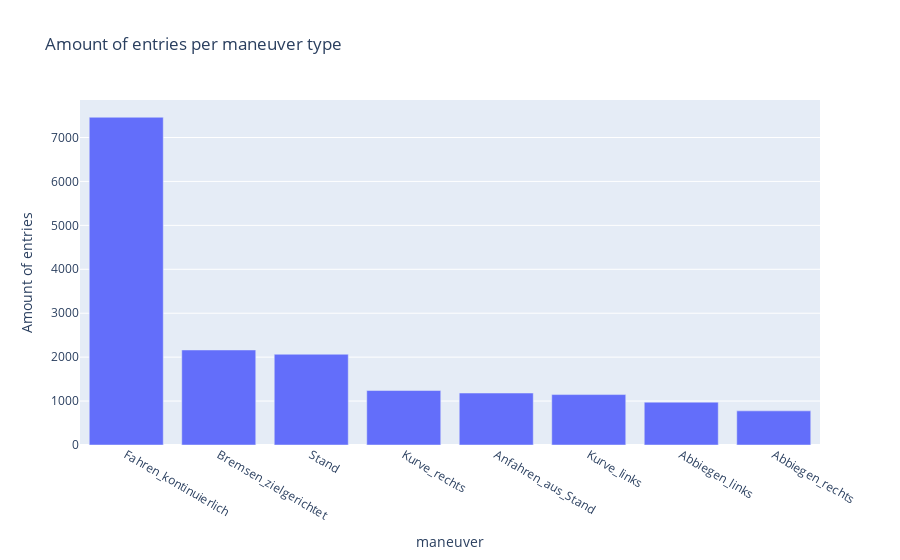

Notebook code for this chart:
### Code cell
fig = px.bar(x=df.maneuverType.value_counts().index, y=df.maneuverType.value_counts().values,
            title='Amount of entries per maneuver type')

fig.update_xaxes(title_text='maneuver')
fig.update_yaxes(title_text='Amount of entries')
fig.show()

### Figure 1 — Plotly figure (JSON) as saved in the notebook; plotly's stock layout.template omitted (floating-point values rounded to 4 significant figures)
{"data": [{"alignmentgroup": "True", "hovertemplate": "x=%{x}<br>y=%{y}<extra></extra>", "legendgroup": "", "marker": {"color": "#636efa", "pattern": {"shape": ""}}, "name": "", "offsetgroup": "", "orientation": "v", "showlegend": false, "textposition": "auto", "type": "bar", "x": ["Fahren_kontinuierlich", "Bremsen_zielgerichtet", "Stand", "Kurve_rechts", "Anfahren_aus_Stand", "Kurve_links", "Abbiegen_links", "Abbiegen_rechts"], "xaxis": "x", "y": [7461, 2163, 2066, 1240, 1183, 1148, 975, 777], "yaxis": "y"}], "layout": {"barmode": "relative", "legend": {"tracegroupgap": 0}, "title": {"text": "Amount of entries per maneuver type"}, "xaxis": {"anchor": "y", "domain": [0, 1], "title": {"text": "maneuver"}}, "yaxis": {"anchor": "x", "domain": [0, 1], "title": {"text": "Amount of entries"}}}}
